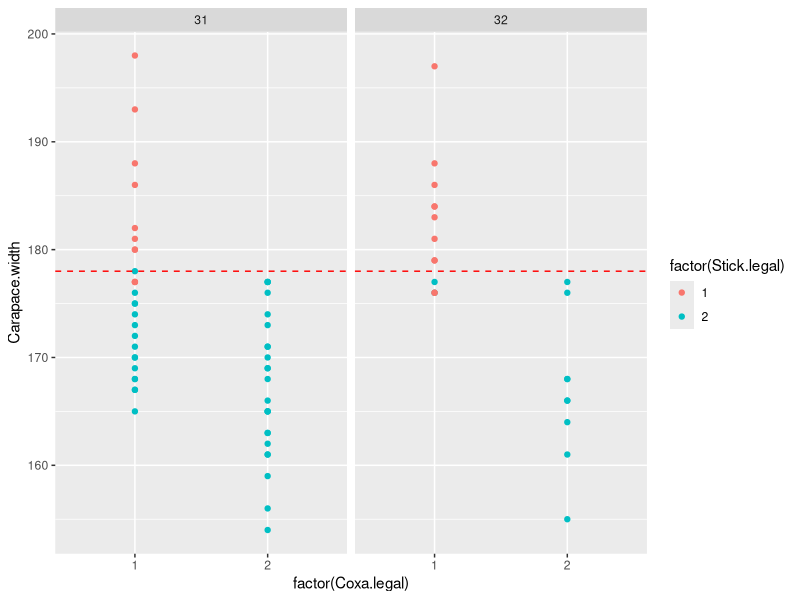
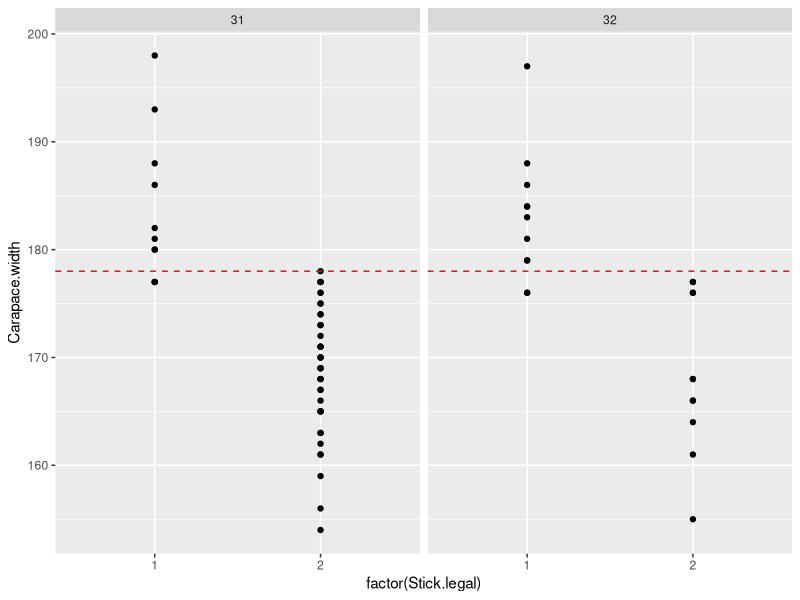
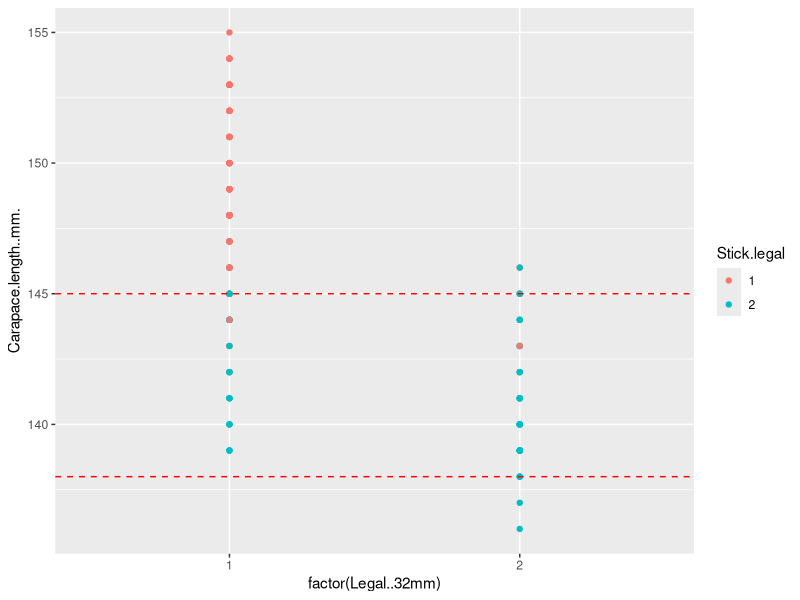
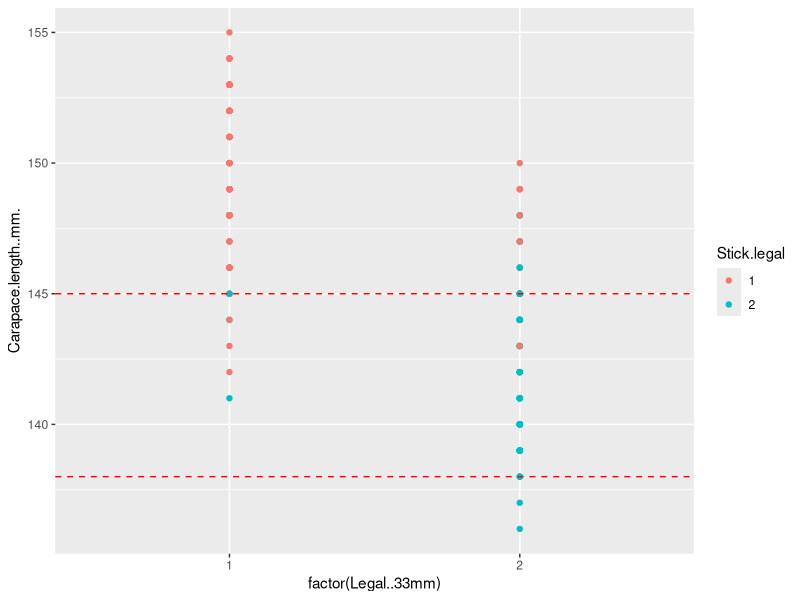
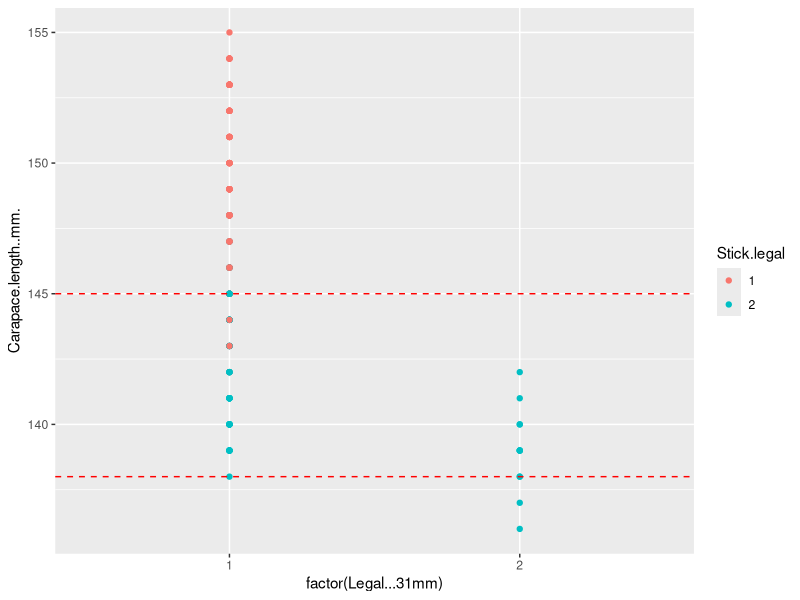
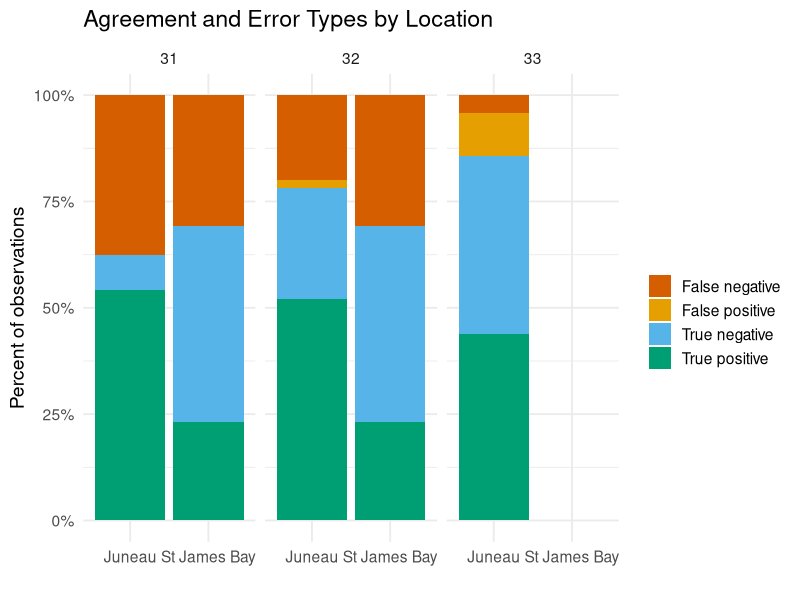
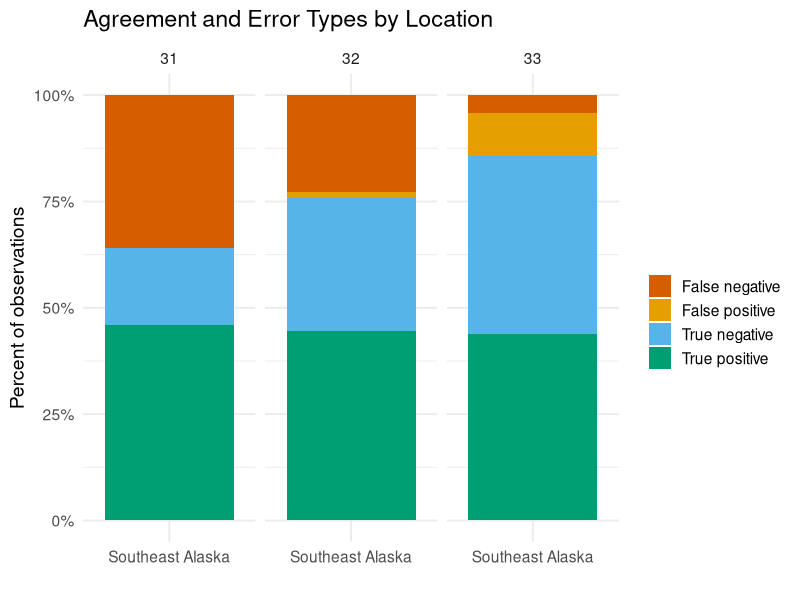

Write R code to recreate these figures, in order.
###Test coxa measurements- Red King crab
#Alex Reich

library(tidyverse)


##first data set collected June 2025 in st. James Bay by Chris (and Trooper??)
dat1 <- read.csv("data/trooper test data/enforcement test data.csv")
#View(dat1)
names(dat1) #looks fine


#second data set collected July 2025 in Juneau area
dat2 <- read.csv("data/trooper test data/Legal_coxa_testing.csv")
#note there's some values missing- ask Chris about this -FLAG
##it's non essential info but Chris was totes like "I'll fix it!" and then forgot
names(dat2)
#View(dat2)


#well, these datasets are set up differently
##so I'll treat them differently.
##And, can combine and look at 32-legality together at some point...


###Anyway, it's graph time
##what do I want to graph?
#Carapace width size vs...
names(dat1)
#test data- coxa - THE REAL TEST FOR DAT 1
ggplot(dat1) + aes(y=Carapace.width, x=factor(Coxa.legal))+ geom_point(aes(color=factor(Stick.legal)))+
  geom_hline(yintercept=178, color="red", linetype = "dashed")+
  facet_wrap(~factor(Coxa.legal.threshold.used))
#the test data -stick
ggplot(dat1) + aes(y=Carapace.width, x=factor(Stick.legal))+ geom_point()+
  geom_hline(yintercept=178, color="red", linetype = "dashed")+
  facet_wrap(~factor(Coxa.legal.threshold.used))
##at 32- shows one false negative and 0 false postives
dat1$Stick.legal/dat1$Coxa.legal #not that. Some way to tell how often stick was right at 32.


#with dat 2
names(dat2)
#View(dat2)

dat2$Stick.legal <- as.factor(dat2$Stick.legal)

ggplot(dat2) + aes(y= Carapace.length..mm., x= factor(Legal..32mm)) + geom_point(aes(color=Stick.legal)) + 
  geom_hline(yintercept = 138, color = "red", linetype = "dashed")+ #not a hard line here...
  geom_hline(yintercept = 145, color = "red", linetype = "dashed")

ggplot(dat2) + aes(y= Carapace.length..mm., x= factor(Legal..33mm)) + geom_point(aes(color=Stick.legal)) + 
  geom_hline(yintercept = 138, color = "red", linetype = "dashed")+ #not a hard line here...
  geom_hline(yintercept = 145, color = "red", linetype = "dashed")

ggplot(dat2) + aes(y= Carapace.length..mm., x= factor(Legal...31mm)) + geom_point(aes(color=Stick.legal)) + 
  geom_hline(yintercept = 138, color = "red", linetype = "dashed")+ #not a hard line here...
  geom_hline(yintercept = 145, color = "red", linetype = "dashed")

#initial what I'm seeing from here: 32 has one strike (in dat 2). 31 might be better
##what we don't want is false postives. We don't want coxa to say "this aint legal (2)" if it IS legal.
##that happens in dat 2, 33mm 4 times and dat 2, 32 mm, 1 time. 31mm had no false positives so far.

#make these graphs better, then send to spencer, chris with 31mm or smaller as the proposed minimum coxa size. 32mm has one miss

#combine datasets and look at coxa legal vs. stick legal at 31 and 32
names(dat1)
names(dat2)

dat1_31 <- dat1 %>% filter(Coxa.legal.threshold.used == 31) %>% select(Location, Stick.legal, Coxa.legal)
dat1_32 <- dat1 %>% filter(Coxa.legal.threshold.used == 31) %>% select(Location, Stick.legal, Coxa.legal)

dat2$Location <- "Juneau"
dat2_31 <- dat2 %>% select(Stick.legal, Legal...31mm, Location)
dat2_31$Coxa.legal<- dat2_31$Legal...31mm
dat2_31 <- dat2_31 %>% select(-Legal...31mm)

dat2_32 <- dat2 %>% select(Stick.legal, Legal..32mm, Location)
dat2_32$Coxa.legal<- dat2_32$Legal..32mm
dat2_32 <- dat2_32 %>% select(-Legal..32mm)

dat2_33 <- dat2 %>% select(Stick.legal, Legal..33mm, Location)
dat2_33$Coxa.legal<- dat2_33$Legal..33mm
dat2_33 <- dat2_33 %>% select(-Legal..33mm)

dat_31 <- rbind(dat1_31, dat2_31)
dat_32 <- rbind(dat1_32, dat2_32)
dat_33 <- dat2_33

#dat_31$ID <-  c(1:length(dat_31$Stick.legal))
#dat_32$ID <-  c(1:length(dat_32$Stick.legal))

#add false positive columns
dat_31 <- dat_31 %>%
  mutate(false_positive = if_else(Stick.legal == 1 & Coxa.legal == 2, 1, 0)) #it was legal, and the coxa is wrong (BAD!!)

dat_32 <- dat_32 %>%
  mutate(false_positive = if_else(Stick.legal == 1 & Coxa.legal == 2, 1, 0))

dat_33 <- dat_33 %>%
  mutate(false_positive = if_else(Stick.legal == 1 & Coxa.legal == 2, 1, 0))
dat_31
dat_32
dat_33

#add false negative, true postive, true negative columns
dat_31 <- dat_31 %>%
  mutate(true_positive = if_else(Stick.legal == 1 & Coxa.legal == 1, 1, 0), #it was legal, coxa says it's legal too
         false_negative = if_else(Stick.legal == 2 & Coxa.legal == 1, 1, 0), #they got away with it (not as bad as false positive)
         true_negative = if_else(Stick.legal == 2 & Coxa.legal == 2, 1, 0), #stick and coxa agree that it's sublegal
           )

dat_32 <- dat_32 %>%
  mutate(true_positive = if_else(Stick.legal == 1 & Coxa.legal == 1, 1, 0), #it was legal, coxa says it's legal too
         false_negative = if_else(Stick.legal == 2 & Coxa.legal == 1, 1, 0), #they got away with it (not as bad as false positive)
         true_negative = if_else(Stick.legal == 2 & Coxa.legal == 2, 1, 0), #stick and coxa agree that it's sublegal
  )

dat_33 <- dat_33 %>%
  mutate(true_positive = if_else(Stick.legal == 1 & Coxa.legal == 1, 1, 0), #it was legal, coxa says it's legal too
         false_negative = if_else(Stick.legal == 2 & Coxa.legal == 1, 1, 0), #they got away with it (not as bad as false positive)
         true_negative = if_else(Stick.legal == 2 & Coxa.legal == 2, 1, 0), #stick and coxa agree that it's sublegal
  )

#combine
dat_31 <- dat_31 %>% mutate(coxa.width.tested = 31)
dat_32 <- dat_32 %>% mutate(coxa.width.tested = 32)
dat_33 <- dat_33 %>% mutate(coxa.width.tested = 33)

dat_all <- rbind(dat_31, dat_32, dat_33)
dat_all$coxa.width.tested <- as.factor(dat_all$coxa.width.tested)


#data visualize
library(cowplot)
dat_all %>%
  mutate(class = case_when(
    true_positive == 1 ~ "True positive",
    false_positive == 1 ~ "False positive",
    true_negative == 1 ~ "True negative",
    false_negative == 1 ~ "False negative"
  )) %>%
  count(Location, class, coxa.width.tested) %>%
  group_by(Location, coxa.width.tested) %>%
  mutate(prop = n / sum(n)) %>%
  ggplot(aes(x = Location, y = prop, fill = class)) +
  geom_col(position = "stack") +
  scale_fill_manual(values = c(
    "True positive" = "#009E73",
    "True negative" = "#56B4E9",
    "False positive" = "#E69F00",
    "False negative" = "#D55E00"
  )) +
  scale_y_continuous(labels = scales::percent) +
  labs(
    title = "Agreement and Error Types by Location",
    y = "Percent of observations",
    x = "",
    fill = ""
  ) +
  theme_minimal(base_size = 14)+
  facet_wrap(~ coxa.width.tested)

#sum over location
dat_all %>%
  mutate(class = case_when(
    true_positive == 1 ~ "True positive",
    false_positive == 1 ~ "False positive",
    true_negative == 1 ~ "True negative",
    false_negative == 1 ~ "False negative"
  ),
  Region ="Southeast Alaska") %>%
  count(Region, class, coxa.width.tested) %>%
  group_by(Region, coxa.width.tested) %>%
  mutate(prop = n / sum(n)) %>%
  ggplot(aes(x = Region, y = prop, fill = class)) +
  geom_col(position = "stack") +
  scale_fill_manual(values = c(
    "True positive" = "#009E73",
    "True negative" = "#56B4E9",
    "False positive" = "#E69F00",
    "False negative" = "#D55E00"
  )) +
  scale_y_continuous(labels = scales::percent) +
  labs(
    title = "Agreement and Error Types by Location",
    y = "Percent of observations",
    x = "",
    fill = ""
  ) +
  theme_minimal(base_size = 14)+
  facet_wrap(~ coxa.width.tested)

